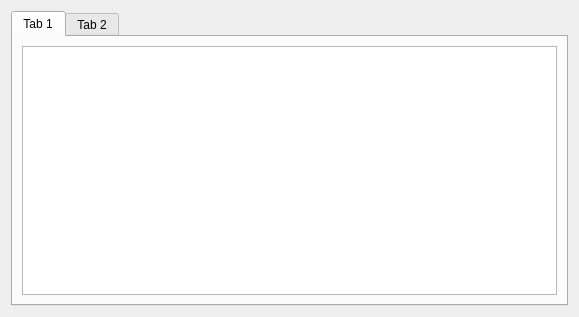
<?xml version="1.0" encoding="UTF-8"?>
<ui version="4.0">
 <class>LogsWindow</class>
 <widget class="QDialog" name="LogsWindow">
  <property name="geometry">
   <rect>
    <x>0</x>
    <y>0</y>
    <width>579</width>
    <height>317</height>
   </rect>
  </property>
  <property name="windowTitle">
   <string>Dialog</string>
  </property>
  <layout class="QVBoxLayout" name="verticalLayout_3">
   <item>
    <widget class="QTabWidget" name="tabWidget">
     <widget class="QWidget" name="tab">
      <attribute name="title">
       <string>Tab 1</string>
      </attribute>
      <layout class="QVBoxLayout" name="verticalLayout">
       <item>
        <widget class="QListWidget" name="listLogs"/>
       </item>
      </layout>
     </widget>
     <widget class="QWidget" name="tab_2">
      <attribute name="title">
       <string>Tab 2</string>
      </attribute>
      <layout class="QVBoxLayout" name="verticalLayout_2">
       <item>
        <widget class="QListWidget" name="listAllLogs"/>
       </item>
      </layout>
     </widget>
    </widget>
   </item>
  </layout>
 </widget>
 <resources/>
 <connections/>
</ui>
